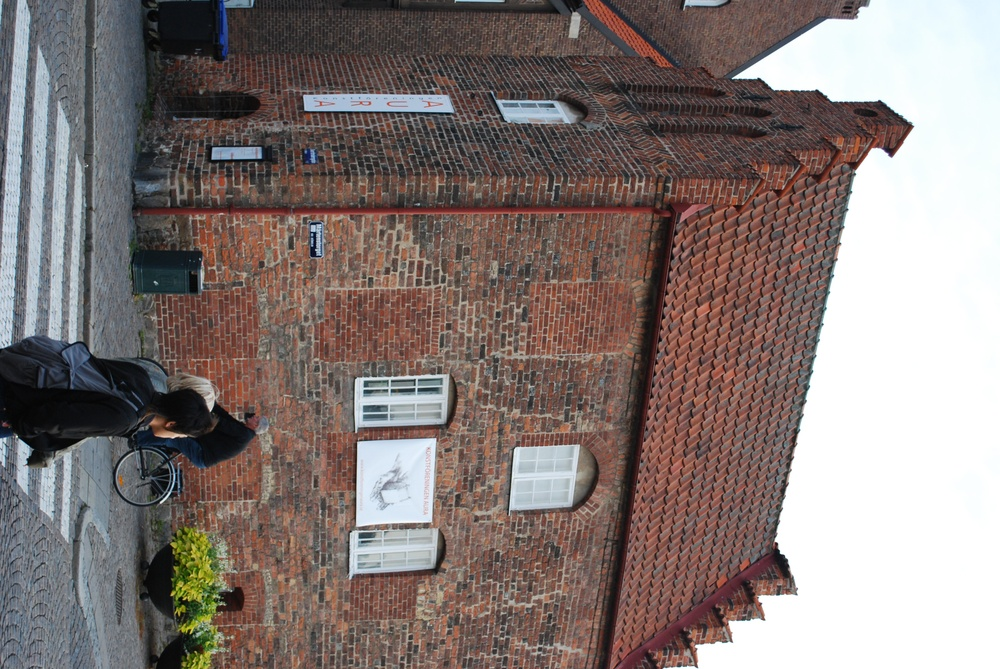
%> input picture Assignment4/assignment4data/house1.jpg, 1000 x 669 px, shrunk from 3872 x 2592 before the run
$ octave CompEx1.m   (GNU Octave 9; MATLAB toolbox functions it lacks are replaced by stand-ins)
%> lines starting %> are read from the running program, lines starting %| are printed output that depends on the picture
### Assignment4/pflat.m
function [coords] = pflat(x)
lastRow = x(end, :); %Extracts  the  last  row of x
coords = x./lastRow; %Elementwise  division.%Divides  the  elements  of a by the  corresponding  element  of b.

### Assignment4/CompEx1.m
clear
close all
restoredefaultpath
addpath('assignment4data')
load('compEx1data.mat')

house1 = imread('house1.jpg');
%> house1 is the input picture: size 669x1000x3 uint8; mean R, G, B 133.2, 121.6, 118.5
house2 = imread('house2.jpg');
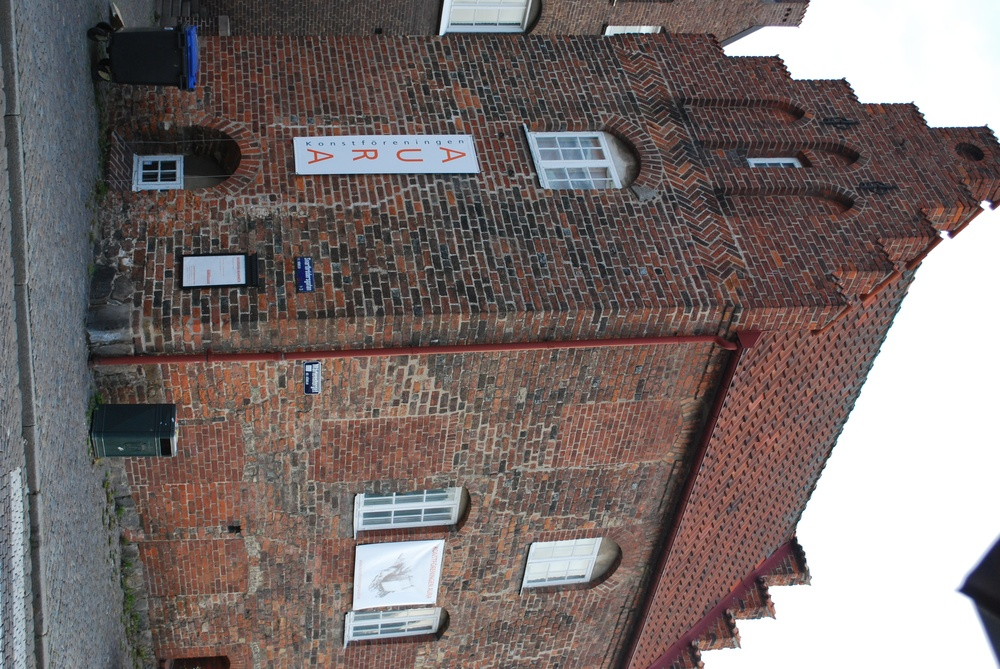
%> input picture Assignment4/assignment4data/house2.jpg, 1000 x 669 px, shrunk from 3872 x 2592 before the run
%> house2 is the input picture: size 669x1000x3 uint8; mean R, G, B 121.1, 111, 109.5
P1 = P{1}; P2 = P{2};
X = pflat(X);

%% rms fit on regular points
figure;
scatter3(X(1,:),X(2,:),X(3,:));
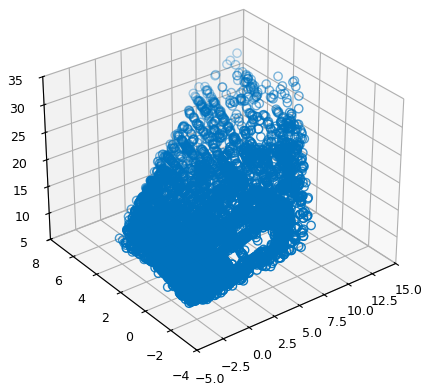
%> figure redrawn from the program's plot data
hold on;

RMS = @(plane) sqrt ( sum (( plane'* X ).^2)/ size (X ,2));
plane = fminsearch(RMS, [1 1 1 1]');
RMS(plane) % =  2.1710e-06

syms xx yy
%> (this line was passed over: syms is not available in this run)
%> (the run ends here)
